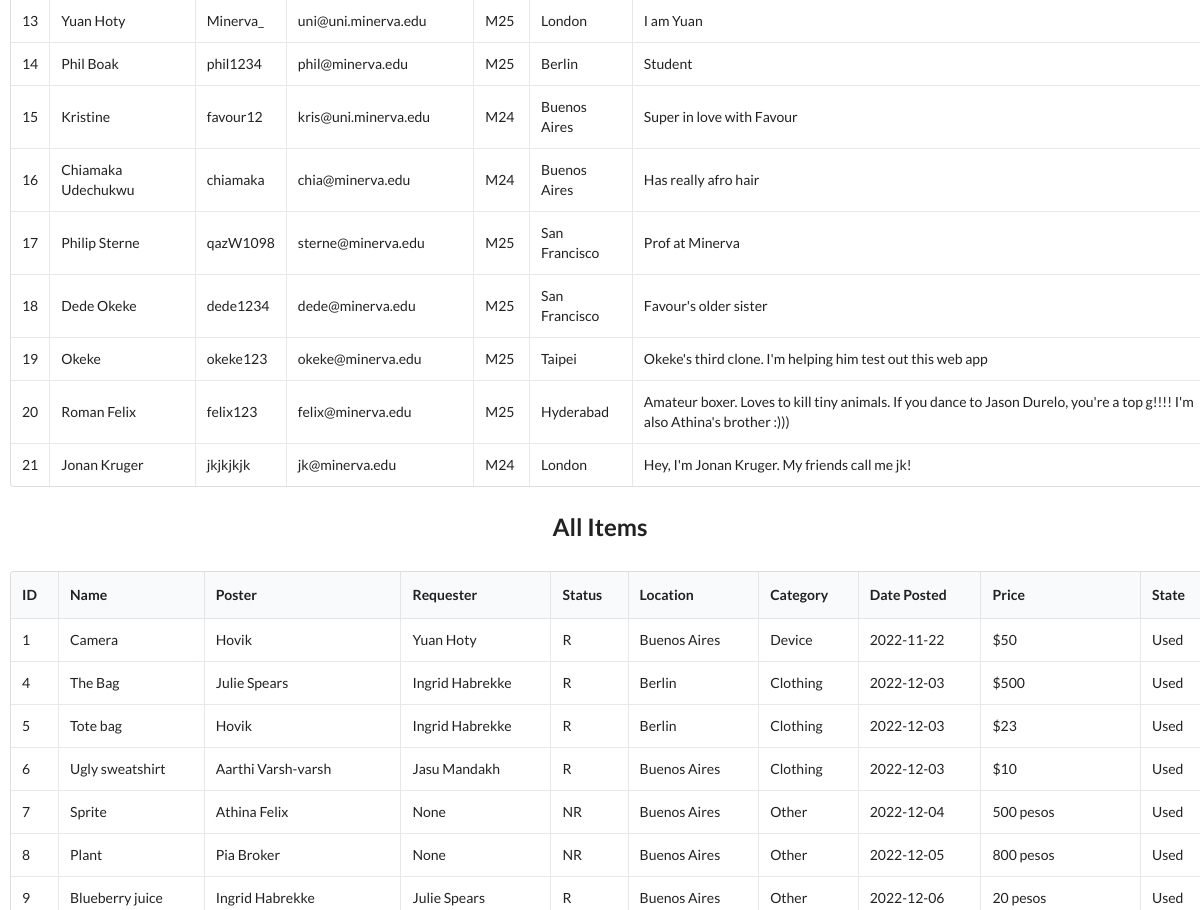
The app's page /show_db (middle part), older data.
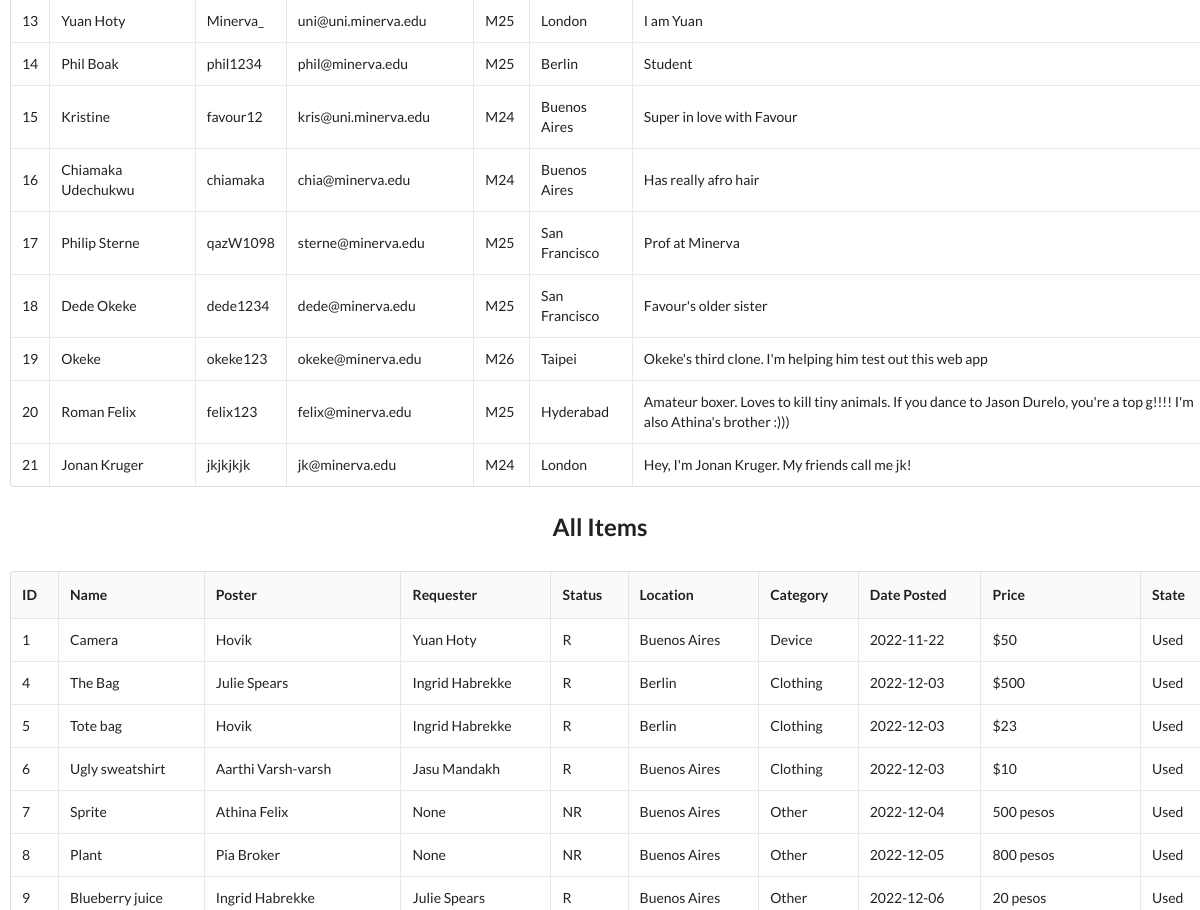
The same page, newer data.
### app.py (models this page shows, shortened)
class Users(db.Model):
    user_id = db.Column(db.Integer, primary_key = True)
    user_name = db.Column(db.String(100))
    user_email = db.Column(db.String(100))
    user_phone_no = db.Column(db.String(100))
    user_class = db.Column(db.String(100))
    user_about_me = db.Column(db.String(100))
    user_city = db.Column(db.String(100))
    user_pmoc = db.Column(db.String(100))
    user_oci = db.Column(db.String(100))
    user_profile_pic = db.Column(db.String(100))
    password = db.Column(db.String(100))

### app.py (the view)
@app.route("/show_db")
def show_db():
    all_users = Users.query.all()
    all_items = Items.query.all()
    return render_template("show_db.html", all_users = all_users, all_items = all_items)

### templates/show_db.html (shortened to what this page needs)
{% extends "base.html" %}
{% block body %}
    <table class="ui celled table" style="margin-left: 10px; margin-right: 10px;">
        <tbody>
            {% for user in all_users %}
                <tr>
                    <td data-label="ID">{{user.user_id}}</td>
                    <td data-label="Name">{{user.user_name}}</td>
                    <td data-label="Password">{{user.password}}</td>
                    <td data-label="Email">{{user.user_email}}</td>
                    <td data-label="Class">{{user.user_class}}</td>
                    <td data-label="City">{{user.user_city}}</td>
                    <td data-label="About me">{{user.user_about_me}}</td>
                </tr>
            {% endfor %}
        </tbody>
    </table>
    <div class="ui basic center aligned segment" style="margin-top: 10px;">
        <h2 class="ui header">All Items</h2>
    </div>
    <table class="ui celled table" style="margin-left: 10px; margin-right: 10px;">
        <thead>
            <tr><th>ID</th>
            <th>Name</th>
            <th>Poster</th>
            <th>Requester</th>
            <th>Status</th>
            <th>Location</th>
            <th>Category</th>
            <th>Date Posted</th>
            <th>Price</th>
            <th>State</th>
        </tr></thead>
        <tbody>
            {% for item in all_items %}
                <tr>
                    <td data-label="ID">{{item.item_id}}</td>
                    <td data-label="Name">{{item.item_name}}</td>
                    <td data-label="Poster">{{all_users[item.poster_id-1].user_name}}</td>
                    <td data-label="Requester">
                        {% if item.requester_id != -1 %}
                            {{all_users[item.requester_id-1].user_name}}
                        {% else %}
                            None
                        {% endif %}
                    </td>
                    <td data-label="Status">{{item.item_status}}</td>
                    <td data-label="Location">{{item.item_location}}</td>
                    <td data-label="Category">{{item.item_category}}</td>
                    <td data-label="Date Posted">{{item.date_posted.date()}}</td>
                    <td data-label="Price">{{item.item_price}}</td>
                    <td data-label="State">{{item.item_state}}</td>
                </tr>
            {% endfor %}
        </tbody>
    </table>
{% endblock %}

Row changes from the older to the newer data that the page shows:
changed Users "Okeke": user_class "M25" → "M26"
